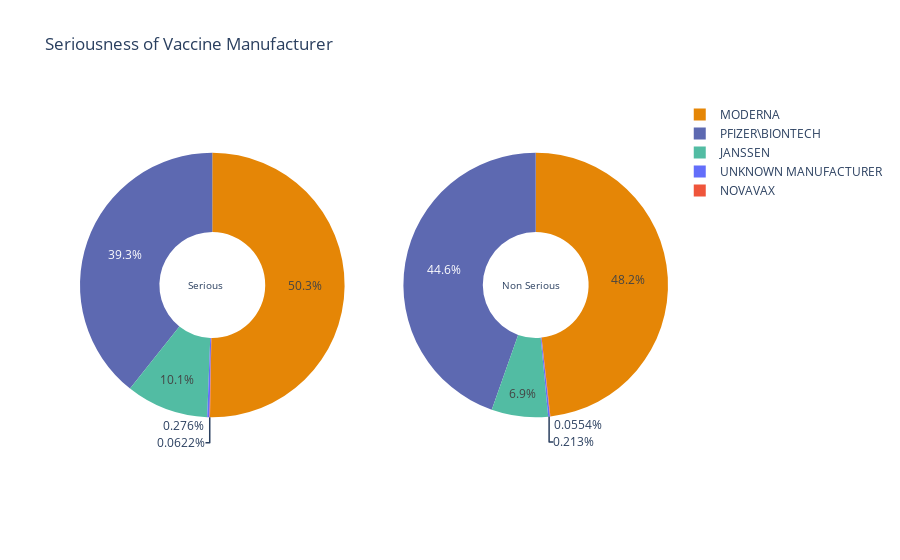

Notebook code cell kept with this figure:
### Code cell
labels = df['VAX_MANU'].value_counts().index
values1 = df[df['SERIOUS'] == 1].VAX_MANU.value_counts().values
values2 = df[df['SERIOUS'] == 0].VAX_MANU.value_counts().values

# Create subplots: use 'domain' type for Pie subplot
fig = make_subplots(rows=1, cols=2, specs=[[{'type':'domain'}, {'type':'domain'}]])
fig.add_trace(go.Pie(labels=labels, values= values1, name="Serious case",marker_colors = [ 'rgb(229, 134, 6)', 'rgb(93, 105, 177)', 'rgb(82, 188, 163)']),
              1, 1)
fig.add_trace(go.Pie(labels=labels, values=values2, name="Non Serious case",marker_colors = [ 'rgb(229, 134, 6)', 'rgb(93, 105, 177)', 'rgb(82, 188, 163)']),
              1, 2)

# Use `hole` to create a donut-like pie chart
fig.update_traces(hole=.4, hoverinfo="label+percent+name")

fig.update_layout(
    title_text="Seriousness of Vaccine Manufacturer",
    # Add annotations in the center of the donut pies.
    annotations=[dict(text='Serious', x=0.18, y=0.5, font_size=10, showarrow=False),
                 dict(text='Non Serious', x=0.82, y=0.5, font_size=10, showarrow=False)])
fig.show()

### Figure 1 — Plotly figure (JSON) as saved in the notebook; plotly's stock layout.template omitted (floating-point values rounded to 4 significant figures)
{"data": [{"domain": {"x": [0, 0.45], "y": [0, 1]}, "hole": 0.4, "hoverinfo": "label+percent+name", "labels": ["MODERNA", "PFIZER\\BIONTECH", "JANSSEN", "UNKNOWN MANUFACTURER", "NOVAVAX"], "marker": {"colors": ["rgb(229, 134, 6)", "rgb(93, 105, 177)", "rgb(82, 188, 163)"]}, "name": "Serious case", "type": "pie", "values": [105141, 82223, 21050, 578, 130]}, {"domain": {"x": [0.55, 1], "y": [0, 1]}, "hole": 0.4, "hoverinfo": "label+percent+name", "labels": ["MODERNA", "PFIZER\\BIONTECH", "JANSSEN", "UNKNOWN MANUFACTURER", "NOVAVAX"], "marker": {"colors": ["rgb(229, 134, 6)", "rgb(93, 105, 177)", "rgb(82, 188, 163)"]}, "name": "Non Serious case", "type": "pie", "values": [329209, 304543, 47102, 1451, 378]}], "layout": {"annotations": [{"font": {"size": 10}, "showarrow": false, "text": "Serious", "x": 0.18, "y": 0.5}, {"font": {"size": 10}, "showarrow": false, "text": "Non Serious", "x": 0.82, "y": 0.5}], "autosize": true, "title": {"text": "Seriousness of Vaccine Manufacturer"}}}
